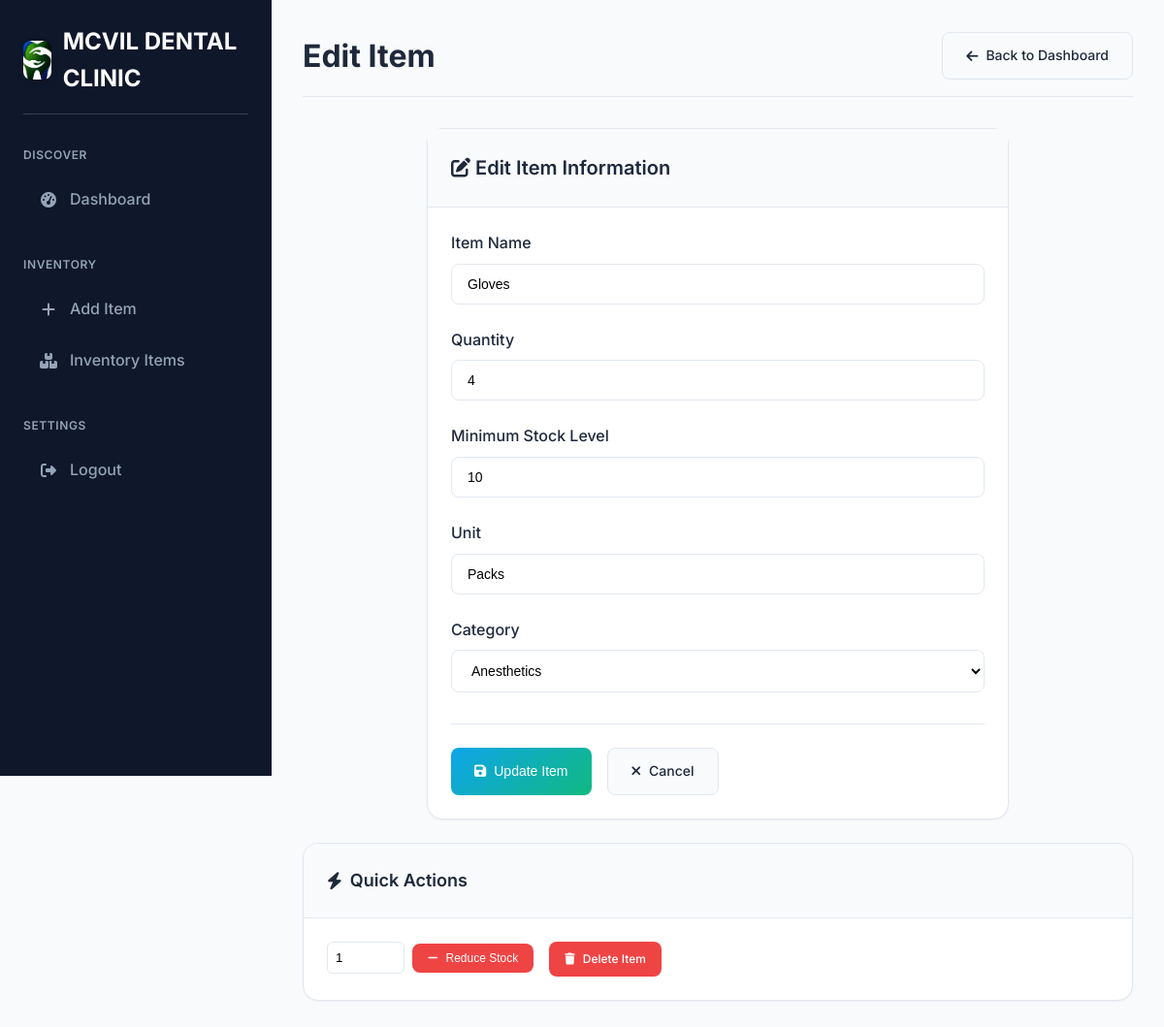
/edit_item/1 (signed in), run on the app's committed database.
### tables this page shows
CREATE TABLE inventory
                 (id INTEGER PRIMARY KEY, name TEXT, quantity INTEGER, min_level INTEGER, unit TEXT, category_id INTEGER, created_at TIMESTAMP, updated_at TIMESTAMP);

### app.py (the view, shortened to what this page needs)
@app.route('/edit_item/<int:item_id>', methods=['GET', 'POST'])
def edit_item(item_id):
    if 'logged_in' not in session:
        return redirect(url_for('login'))
    conn = sqlite3.connect('inventory.db')
    c = conn.cursor()
    c.execute("SELECT * FROM inventory WHERE id=?", (item_id,))
    item = c.fetchone()
    c.execute("SELECT * FROM categories ORDER BY name")
    categories = c.fetchall()
    conn.close()
    if item is None:
        flash('Item not found')
        return redirect(url_for('dashboard'))
    return render_template('edit_item.html', item=item, categories=categories)

### templates/edit_item.html (shortened to what this page needs)
<!DOCTYPE html>
<html>
<head>
    <link rel="stylesheet" href="{{ url_for('static', filename='style.css') }}">
    <link rel="stylesheet" href="https://cdnjs.cloudflare.com/ajax/libs/font-awesome/6.4.0/css/all.min.css">
</head>
<body>
    <div class="app-container">
        <div class="sidebar">
            <div class="sidebar-brand">
                <div class="brand-logo">
                    <img src="{{ url_for('static', filename='Logo.jpg') }}" alt="MCVIL DENTAL CLINIC" class="sidebar-logo">
                </div>
                <h1>MCVIL DENTAL CLINIC</h1>
            </div>
            <div class="nav-section">
                <div class="nav-section-title">DISCOVER</div>
                <a href="{{ url_for('dashboard') }}" class="nav-item">
                    <i class="fas fa-tachometer-alt"></i>
                    Dashboard
                </a>
            </div>
            <div class="nav-section">
                <div class="nav-section-title">INVENTORY</div>
                <a href="{{ url_for('add_item') }}" class="nav-item">
                    <i class="fas fa-plus"></i>
                    Add Item
                </a>
                <a href="{{ url_for('inventory') }}" class="nav-item">
                    <i class="fas fa-boxes"></i>
                    Inventory Items
                </a>
            </div>
            <div class="nav-section">
                <div class="nav-section-title">SETTINGS</div>
                <a href="{{ url_for('logout') }}" class="nav-item">
                    <i class="fas fa-sign-out-alt"></i>
                    Logout
                </a>
            </div>
        </div>
        <div class="main-content">
            <div class="header">
                <h1>Edit Item</h1>
                <div class="header-actions">
                    <a href="{{ url_for('dashboard') }}" class="btn btn-secondary">
                        <i class="fas fa-arrow-left"></i> Back to Dashboard
                    </a>
                </div>
            </div>
            <div class="form-container fade-in">
                <div class="form-header">
                    <div class="form-title">
                        <i class="fas fa-edit"></i>
                        Edit Item Information
                    </div>
                </div>
                <form method="POST" class="form-body">
                    <div class="form-group">
                        <label class="form-label">Item Name</label>
                        <input type="text" name="name" class="form-control" value="{{ item[1] }}" required>
                    </div>
                    <div class="form-group">
                        <label class="form-label">Quantity</label>
                        <input type="number" name="quantity" class="form-control" min="0" value="{{ item[2] }}" required>
                    </div>
                    <div class="form-group">
                        <label class="form-label">Minimum Stock Level</label>
                        <input type="number" name="min_level" class="form-control" min="0" value="{{ item[3] }}" required>
                    </div>
                    <div class="form-group">
                        <label class="form-label">Unit</label>
                        <input type="text" name="unit" class="form-control" value="{{ item[4] }}" required>
                    </div>
                    <div class="form-group">
                        <label class="form-label">Category</label>
                        <select name="category_id" class="form-control" required>
                            {% for category in categories %}
                                <option value="{{ category[0] }}" {% if item[5] == category[0] %}selected{% endif %}>
                                    {{ category[1] }}
                                </option>
                            {% endfor %}
                        </select>
                    </div>
                    <div class="form-actions">
                        <button type="submit" class="btn btn-primary">
                            <i class="fas fa-save"></i> Update Item
                        </button>
                        <a href="{{ url_for('dashboard') }}" class="btn btn-secondary">
                            <i class="fas fa-times"></i> Cancel
                        </a>
                    </div>
                </form>
            </div>
            <div class="content-card fade-in" style="margin-top: 1.5rem;">
                <div class="content-card-header">
                    <div class="content-card-title">
                        <i class="fas fa-bolt"></i>
                        Quick Actions
                    </div>
                </div>
                <div class="content-card-body">
                    <div style="display: flex; gap: 1rem; flex-wrap: wrap;">
                        <form method="POST" action="{{ url_for('decrement_item', item_id=item[0]) }}" style="display: inline;">
                            <div style="display: flex; gap: 0.5rem; align-items: center;">
                                <input type="number" name="decrement" value="1" min="1" max="{{ item[2] }}"
                                       style="width: 80px; padding: 0.5rem; border: 1px solid var(--border-color); border-radius: 6px;">
                                <button type="submit" class="btn btn-danger btn-small">
                                    <i class="fas fa-minus"></i> Reduce Stock
                                </button>
                            </div>
                        </form>
                        <a href="{{ url_for('delete_item', item_id=item[0]) }}"
                           class="btn btn-danger btn-small"
                           onclick="return confirm('Are you sure you want to delete this item? This action cannot be undone.')">
                            <i class="fas fa-trash"></i> Delete Item
                        </a>
                    </div>
                </div>
            </div>
        </div>
    </div>
</body>
</html>

### data on the page
inventory: name "Gloves", quantity "4", min_level "10", unit "Packs"

### other printed values
form field category_id "Anesthetics"
